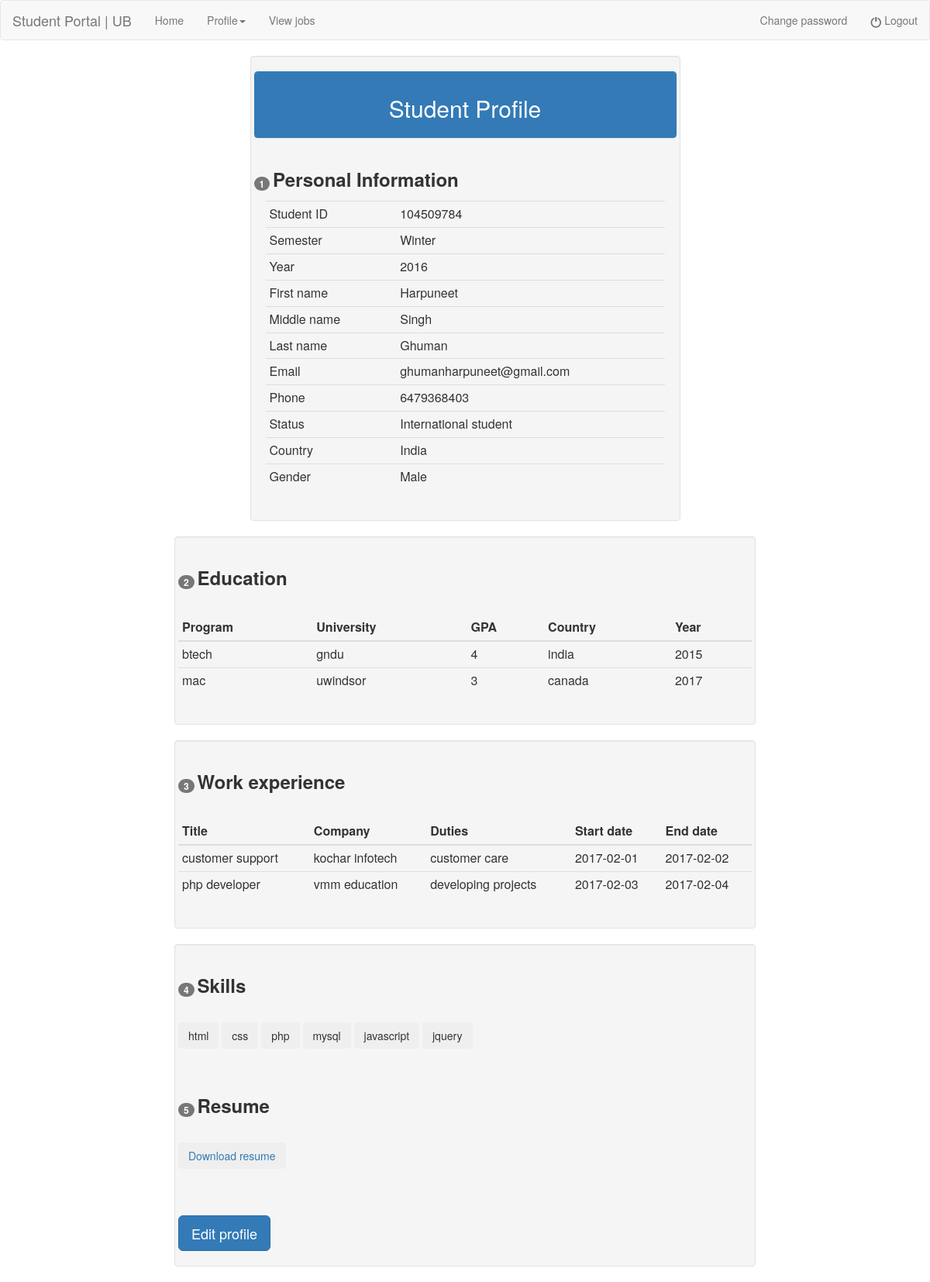
The app's page /student_view_profile.php (signed in) with its own data.
### tables this page shows
CREATE TABLE `student_accounts` (
  `id` int(100) NOT NULL,
  `email` varchar(500) NOT NULL,
  `password` varchar(500) NOT NULL,
  `firstname` varchar(500) NOT NULL,
  `lastname` varchar(500) NOT NULL,
  `security_question` varchar(500) NOT NULL,
  `security_answer` varchar(500) NOT NULL,
  `student_id` varchar(100) NOT NULL
);

CREATE TABLE `student_info` (
  `id` int(10) NOT NULL,
  `semester` varchar(100) NOT NULL,
  `year` varchar(100) NOT NULL,
  `student_id` varchar(100) NOT NULL,
  `firstname` varchar(100) NOT NULL,
  `middlename` varchar(100) NOT NULL,
  `lastname` varchar(100) NOT NULL,
  `email` varchar(100) NOT NULL,
  `telephone` varchar(100) NOT NULL,
  `status` varchar(100) NOT NULL,
  `gender` varchar(100) NOT NULL,
  `country` varchar(100) NOT NULL
);

CREATE TABLE `student_education` (
  `id` int(10) NOT NULL,
  `student_id` varchar(100) NOT NULL,
  `program` varchar(100) NOT NULL,
  `university` varchar(100) NOT NULL,
  `gpa` varchar(100) NOT NULL,
  `country` varchar(100) NOT NULL,
  `year` varchar(100) NOT NULL
);

CREATE TABLE `student_experience` (
  `id` int(10) NOT NULL,
  `student_id` varchar(100) NOT NULL,
  `job_title` varchar(100) NOT NULL,
  `company` varchar(100) NOT NULL,
  `duties` varchar(100) NOT NULL,
  `start_date` date NOT NULL,
  `end_date` date NOT NULL
);

CREATE TABLE `student_skills` (
  `id` int(10) NOT NULL,
  `student_id` varchar(100) NOT NULL,
  `skills` varchar(200) NOT NULL
);

### student_view_profile.php (the view, shortened to what this page needs)
<!doctype>
<html>
<head>
</head>
<body>
<?php
include "student_header.php";
include "connection.php";
$email=$_SESSION['email'];
$query6="select * from student_accounts where email='$email'";
$result6=mysqli_query($conn,$query6);
$row6=mysqli_fetch_array($result6);
$student_id=$row6[7];
$query1 = "select * from student_info where student_id='$student_id'";
$result1 = mysqli_query($conn, $query1);
$row1 = mysqli_fetch_array($result1);
$query2 = "select * from student_education where student_id='$student_id'";
$result2 = mysqli_query($conn, $query2);
$query4 = "select * from student_experience where student_id='$student_id'";
$result4 = mysqli_query($conn, $query4);
$query5 = "select * from student_skills where student_id='$student_id'";
$result5 = mysqli_query($conn, $query5);
$row5 = mysqli_fetch_array($result5);
$skills=$row5[2];
$oneskill=explode(", ",$skills);
$sql="SELECT * FROM resume_uploads";
$result_set=mysqli_query($conn,$sql);
$row7=mysqli_fetch_array($result_set);
?>
    <div class="container">
        <div class="row">
            <div class="col-md-3">
            </div>
            <div class="col-md-6">
                <div class="well">
                    <div class="row">
                        <div class="panel panel-primary">
                            <div class="panel-heading">
                                <center><h2>Student Profile</h2></center>
                            </div>
                        </div>
                    </div>
                    <div class="row">
                        <span class="badge">1</span>&nbsp;<label><h3><strong>Personal Information</strong></h3>
                        </label>
                    </div>
                        <table class="table table-condensed">
                            <tbody>
                            <tr>
                                <td>Student ID</td>
                                <td></td>
                                <td><?php echo $student_id ?></td>
                            </tr>
                            <tr>
                                <td>Semester</td>
                                <td></td>
                                <td><?php echo $row1[1] ?></td>
                            </tr>
                            <tr>
                                <td>Year</td>
                                <td></td>
                                <td><?php echo $row1[2] ?></td>
                            </tr>
                            <tr>
                                <td>First name</td>
                                <td></td>
                                <td><?php echo $row1[4] ?></td>
                            </tr>
                            <tr>
                                <td>Middle name</td>
                                <td></td>
                                <td><?php echo $row1[5] ?></td>
                            </tr>
                            <tr>
                                <td>Last name</td>
                                <td></td>
                                <td><?php echo $row1[6] ?></td>
                            </tr>
                            <tr>
                                <td>Email</td>
                                <td></td>
                                <td><?php echo $row1[7] ?></td>
                            </tr>
                            <tr>
                                <td>Phone</td>
                                <td></td>
                                <td><?php echo $row1[8] ?></td>
                            </tr>
                            <tr>
                                <td>Status</td>
                                <td></td>
                                <td><?php echo $row1[9] ?></td>
                            </tr>
                            <?php
                            if($row1[9]=='International student') {
                                ?>
                                <tr>
                                    <td>Country</td>
                                    <td></td>
                                    <td><?php echo $row1[11] ?></td>
                                </tr>
                                <?php
                            }
                            ?>
                            <tr>
                                <td>Gender</td>
                                <td></td>
                                <td><?php echo $row1[10] ?></td>
                            </tr>
                            </tbody>
                        </table>
                </div>
            </div>
        </div>
        <div class="row">
            <div class="col-md-2">
            </div>
            <div class="col-md-8">
                <div class="well">
                    <div class="row">
                        <span class="badge">2</span>&nbsp;<label><h3><strong>Education</strong></h3>
                        </label>
                    </div>
                    <br>
                    <div class="row">
                        <table class="table table-condensed">
                            <thead>
                            <tr>
                                <th>Program</th>
                                <th>University</th>
                                <th>GPA</th>
                                <th>Country</th>
                                <th>Year</th>
                            </tr>
                            </thead>
                            <tbody>
                                <?php
                                while ($row2 = mysqli_fetch_array($result2)) {
                                    ?>
                                    <tr>
                                        <td><?php echo $row2[2] ?></td>
                                        <td><?php echo $row2[3] ?></td>
                                        <td><?php echo $row2[4] ?></td>
                                        <td><?php echo $row2[5] ?></td>
                                        <td><?php echo $row2[6] ?></td>
                                    </tr>
                                    <?php
                                }
                                ?>
                            </tbody>
                        </table>
                    </div>
                </div>
            </div>
        </div>
        <div class="row">
            <div class="col-md-2">
            </div>
            <div class="col-md-8">
                <div class="well">
                    <div class="row">
                        <span class="badge">3</span>&nbsp;<label><h3><strong>Work experience</strong></h3></label>
                    </div>
                    <br>
                    <div class="row">
                        <table class="table table-condensed">
                            <thead>
                            <tr>
                                <th>Title</th>
                                <th>Company</th>
                                <th>Duties</th>
                                <th>Start date</th>
                                <th>End date</th>
                            </tr>
                            </thead>
                            <tbody>
                            <?php
                            while ($row4 = mysqli_fetch_array($result4)) {
                                ?>
                                <tr>
                                    <td><?php echo $row4[2] ?></td>
                                    <td><?php echo $row4[3] ?></td>
                                    <td><?php echo $row4[4] ?></td>
                                    <td><?php echo $row4[5] ?></td>
                                    <td><?php echo $row4[6] ?></td>
                                </tr>
                                <?php
                            }
                            ?>
                            </tbody>
                        </table>
                    </div>
                </div>
            </div>
        </div>
        <div class="row">
            <div class="col-md-2">
            </div>
            <div class="col-md-8">
                <div class="well">
                    <div class="row">
                        <span class="badge">4</span>&nbsp;<label><h3><strong>Skills</strong></h3></label>
                    </div>
                    <div class="row">
                        <br>
                        <?php
                        for($i=0;$i<sizeof($oneskill);$i++){
                            ?>
                            <button type="button" class="btn"><?php echo $oneskill[$i] ?></button>
                        <?php
                        }
                        ?>
                    </div>
                    <br><br>
                    <div class="row">
                        <span class="badge">5</span>&nbsp;<label><h3><strong>Resume</strong></h3></label>
                    </div>
					<br>
					<div class="row">
						<button type="button" class="btn">
							<a href="resume_uploads/<?php echo $row7['file'] ?>" target="_blank" >Download resume</a>
						</button>
					</div>
                    <br>
                    <br>
                    <br>
                    <div class="row">
                        <button onclick="location.href='student_edit_profile.php'"
							class="btn btn-primary btn-lg">Edit profile
                        </button>
                    </div>
                </div>
            </div>
        </div>
    </div>
</body>
</html>

### records on screen
student_accounts: student "104509784"
student_info: semester "Winter", year "2016", firstname "Harpuneet", middlename "Singh", lastname "Ghuman", email "ghumanharpuneet@gmail.com", telephone "6479368403", status "International student", country "India", gender "Male"
student_education: program "btech", university "gndu", gpa "4", country "india", year "2015"
student_education: program "mac", university "uwindsor", gpa "3", country "canada", year "2017"
student_experience: job_title "customer support", company "kochar infotech", duties "customer care", start_date "2017-02-01", end_date "2017-02-02"
student_experience: job_title "php developer", company "vmm education", duties "developing projects", start_date "2017-02-03", end_date "2017-02-04"
student_skills: skills "html", skills "css", skills "php", skills "mysql", skills "javascript", skills "jquery"
